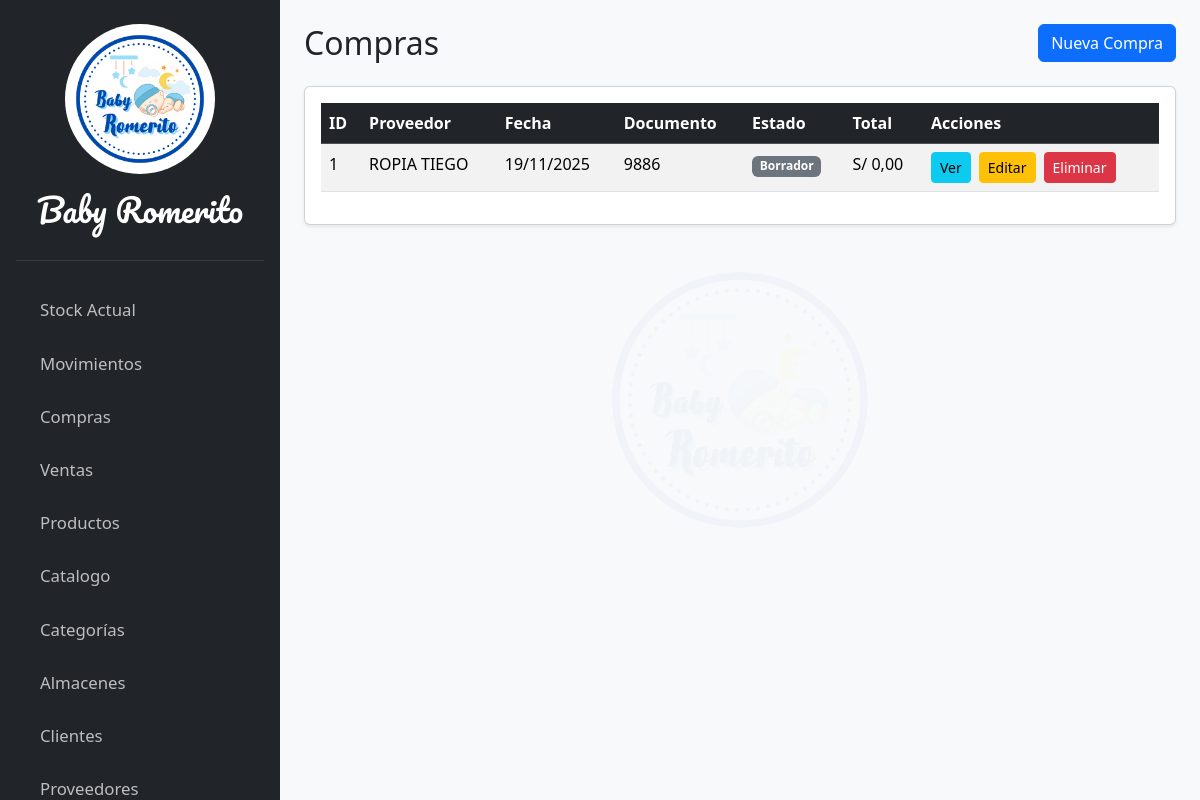
The app's page /documentos/compra/lista/ with its own data.
### apps/compraventa/models.py (models this page shows, shortened)
class Compra(models.Model):
    proveedor = models.ForeignKey(Proveedor, on_delete=models.SET_NULL, null=True, verbose_name="Proveedor")
    fecha = models.DateField("Fecha de la compra")
    numero_documento = models.CharField("N° Factura/Guía", max_length=50, null=True, blank=True)
    tipo_comprobante = models.CharField(max_length=10, choices=TipoComprobante.choices, default=TipoComprobante.BOLETA)
    total_compra = models.DecimalField(max_digits=12, decimal_places=2, default=0)
    estado = models.CharField("Estado", max_length=20, choices=EstadoDocumento.choices, default=EstadoDocumento.BORRADOR)
    class Meta:
        verbose_name = "Compra"
        verbose_name_plural = "Compras"

### apps/proveedores/models.py (models this page shows, shortened)
class Proveedor(models.Model):
    nombre = models.CharField("Nombre del Proveedor", max_length=255)
    ruc = models.CharField("RUC", max_length=11, null=True, blank=True)
    telefono = models.CharField("Teléfono", max_length=20, null=True, blank=True)

### apps/compraventa/views/compra_views.py (the view)
# urls.py: path('compra/lista/', compra_views.CompraListView.as_view(), name='compra-list'),
class CompraListView(ListView):
    model = Compra
    template_name = 'compraventa/pages/compra_list.html'
    context_object_name = 'compras'

### templates/compraventa/pages/compra_list.html (shortened to what this page needs)
{% extends 'core/base.html' %}
{% load static %}
{% block content %}
<header class="d-flex justify-content-between align-items-center mb-4">
  <h2 class="m-0">Compras</h2>
  <a href="{% url 'compra-create' %}" class="btn btn-primary">
    Nueva Compra
  </a>
</header>
<div class="card shadow-sm">
  <div class="card-body">
    <table id="datatable-compras" class="table table-striped table-hover" style="width:100%">
      <thead class="table-dark">
        <tr>
          <th>ID</th>
          <th>Proveedor</th>
          <th>Fecha</th>
          <th>Documento</th>
          <th>Estado</th>
          <th>Total</th>
          <th>Acciones</th>
        </tr>
      </thead>
      <tbody id="compra-table">
        {% for compra in compras %}
        <tr>
          <td>{{ compra.id }}</td>
          <td>{{ compra.proveedor.nombre|default:"-" }}</td>
          <td>{{ compra.fecha|date:"d/m/Y" }}</td>
          <td>{{ compra.numero_documento|default:"-" }}</td>
          <td>
            <span class="badge
              {% if compra.estado == 'BORRADOR' %}bg-secondary
              {% elif compra.estado == 'CONFIRMADA' %}bg-success
              {% elif compra.estado == 'RECHAZADA' %}bg-danger
              {% endif %}">
              {{ compra.get_estado_display }}
            </span>
          </td>
          <td>S/ {{ compra.total_compra|floatformat:2 }}</td>
          <td>
            <div class="d-flex gap-2">
              <a href="{% url 'compra-detail' compra.pk %}" class="btn btn-info btn-sm">Ver</a>
              <a href="{% url 'compra-edit' compra.pk %}" class="btn btn-warning btn-sm">Editar</a>
              <a href="{% url 'compra-delete' compra.pk %}" class="btn btn-danger btn-sm">Eliminar</a>
            </div>
          </td>
        </tr>
        {% empty %}
        <tr>
          <td colspan="7" class="text-center">No hay compras registradas.</td>
        </tr>
        {% endfor %}
      </tbody>
    </table>
  </div>
</div>
{% endblock %}

### records on screen
Compra: id "1", proveedor.nombre "ROPIA TIEGO", fecha "19/11/2025", numero_documento "9886", estado "Borrador", total_compra "0,00"
